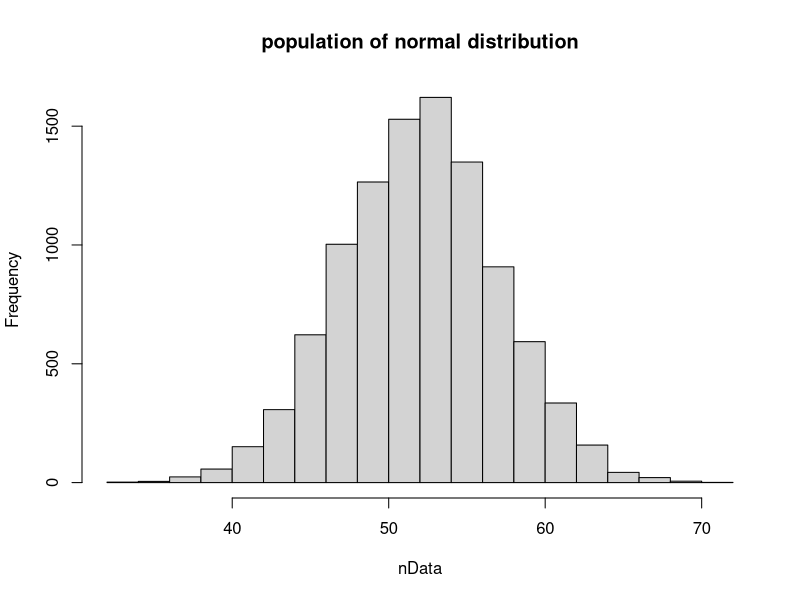
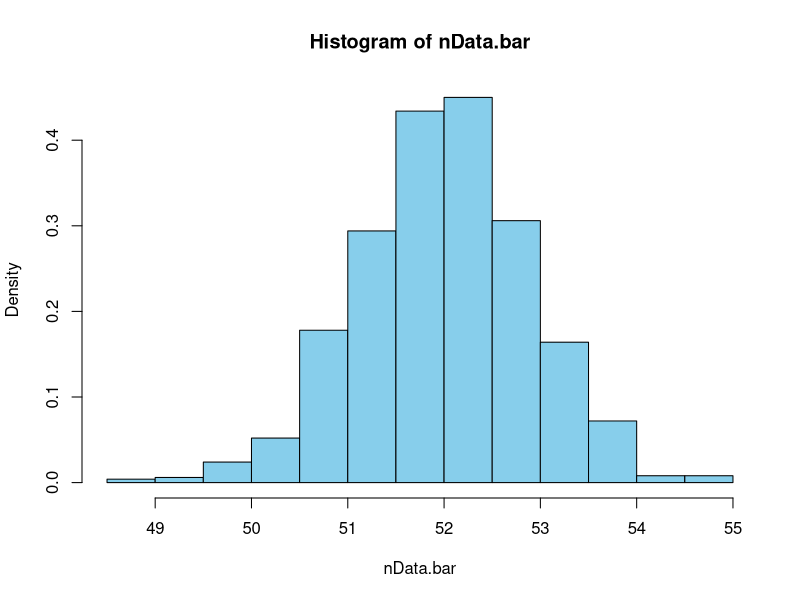
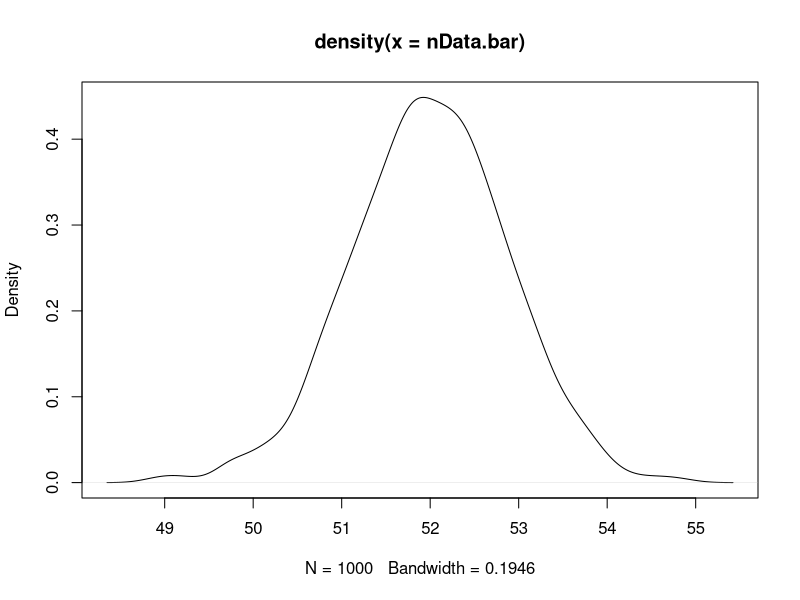
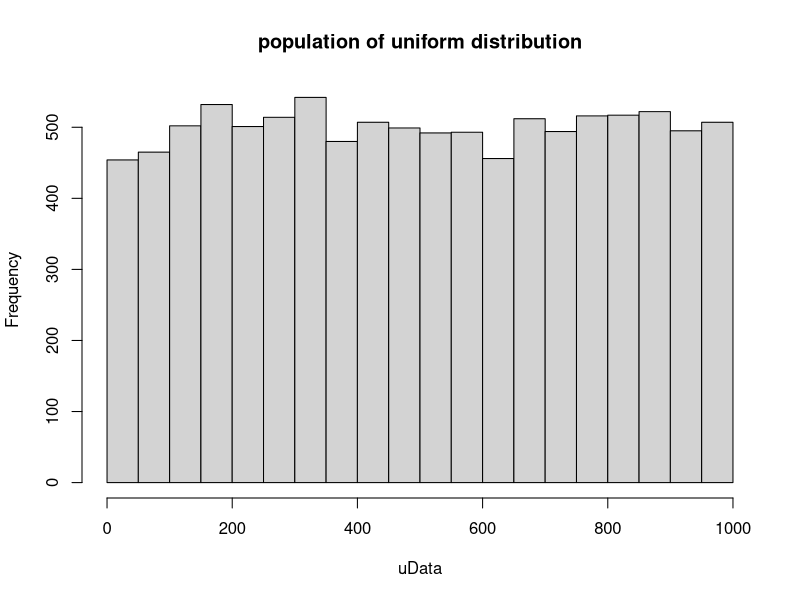
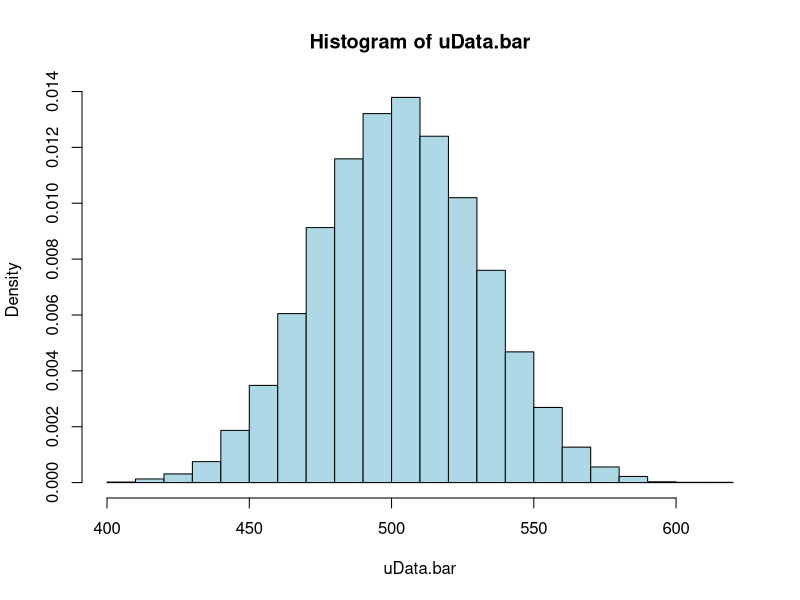
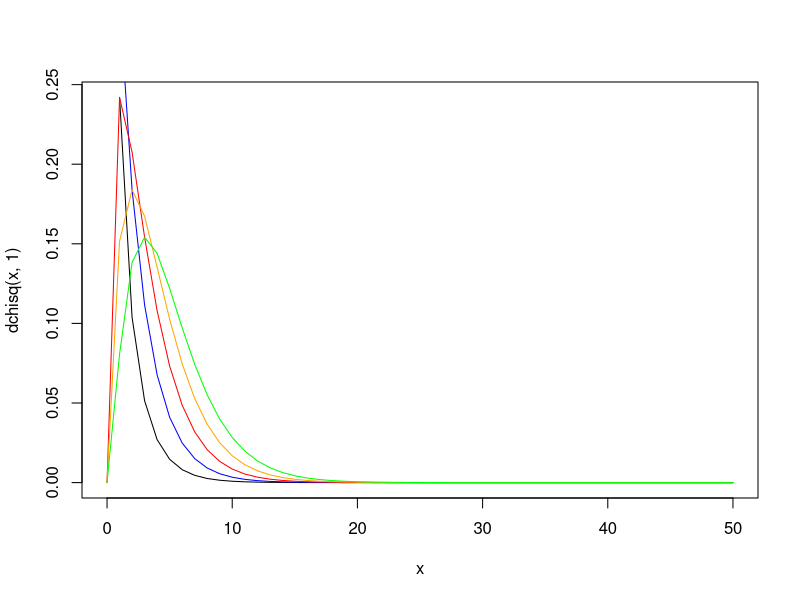
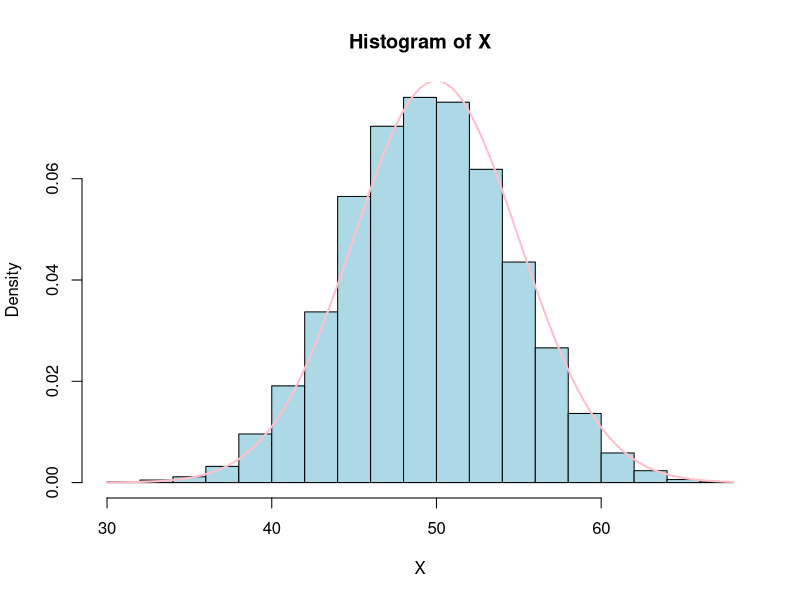

These charts were generated, in order, by the following R code: (Note: this script raises an error after producing the figures.)
# =======================================
# CLT (Center Limit Theorem)
# =======================================
# ---------------------------------------
# normal distribution population
# mean : 52, s.d. : 5
# number of data : 10000
# function >> rnorm()
# ---------------------------------------
n <- 10000
nData <- rnorm(n, mean = 52, sd = 5)
hist(nData, main = 'population of normal distribution')

# sample group => sample size : 10, 30, 50
nData.bar <- c()
for (i in 1:1000) {
  nData.bar <- c(nData.bar, mean(sample(nData, size = 30)))
}
hist(nData.bar, col = 'skyblue', freq = F)

plot(density(nData.bar))


mean(nData.bar)
sd(nData.bar)

# ---------------------------------------
# Uniform distribution population
# min : 0, max : 1000
# number of data : 10000
# function : runif()
# ---------------------------------------
uData <- runif(n, min = 0, max = 1000)
hist(uData, main = 'population of uniform distribution')

uData.bar <- c()
for (i in 1:10000) {
  uData.bar <- c(uData.bar, mean(sample(uData, size = 100)))
}
hist(uData.bar, col = 'lightblue', freq = F)

mean(uData)
sd(uData)

# ---------------------------------------
# Chi-Squared distribution population
# Use at significance test
# probability distribution based on d.f.
# -> (cumulative prob, prob density, ...)
# ---------------------------------------
# prob about X
df = 30; x = 43.77
dchisq(x, df)

# cumulative prob about X
pchisq(x, df)                   # P[X <= x]
pchisq(x, df, lower.tail = F)   # P[X > x]

# A random variable that corresponds to a percentage
qchisq(0.95, df)

x = 0:50
plot(x, dchisq(x, 1), type = 'l', col = 'black')
lines(x, dchisq(x, 2), type = 'l', col = 'blue')
lines(x, dchisq(x, 3), type = 'l', col = 'red')
lines(x, dchisq(x, 4), type = 'l', col = 'orange')
lines(x, dchisq(x, 5), type = 'l', col = 'green')

# =======================================
# Binomial distribution Hypothesis test
# =======================================
#        Null hypothesis : p = 0.5
# Alternative hypothesis : p != 0.5
# alpha = 0.05
binom.test(x = 60, n = 100, p = 0.5)

set.seed(2022)
X <- rbinom(n = 10000, size = 100, prob = 0.5)
hist(X, col = 'lightblue', breaks = 15, freq = F)

x <- seq(0, 100, 1)
curve(dnorm(x, mean(X), sd(X)), add = T, col = 'pink', lwd = 2)

qnorm(p=0.095, mean(X), sd(X), lower.tail = F)
pnorm(q = 60, mean(X), sd(X), lower.tail = F)

# alpha = 0.01
binom.test(65, 100, 0.5, conf.level = 0.99)

# =======================================
# Normal distribution Hypothesis test
# =======================================
set.seed(9)
n <- 10
x <- 1:100
y <- seq(-3, 3, by = 0.01)

smps <- hist()
xbar <- apply(smps, 1, mean)
se <- 1 / sqrt(10)

alpha = 0.05

# 
z <-qnorm(1 - alpha / 2)
ll <- xbar - z * se
ul <- xbar -+ z * se